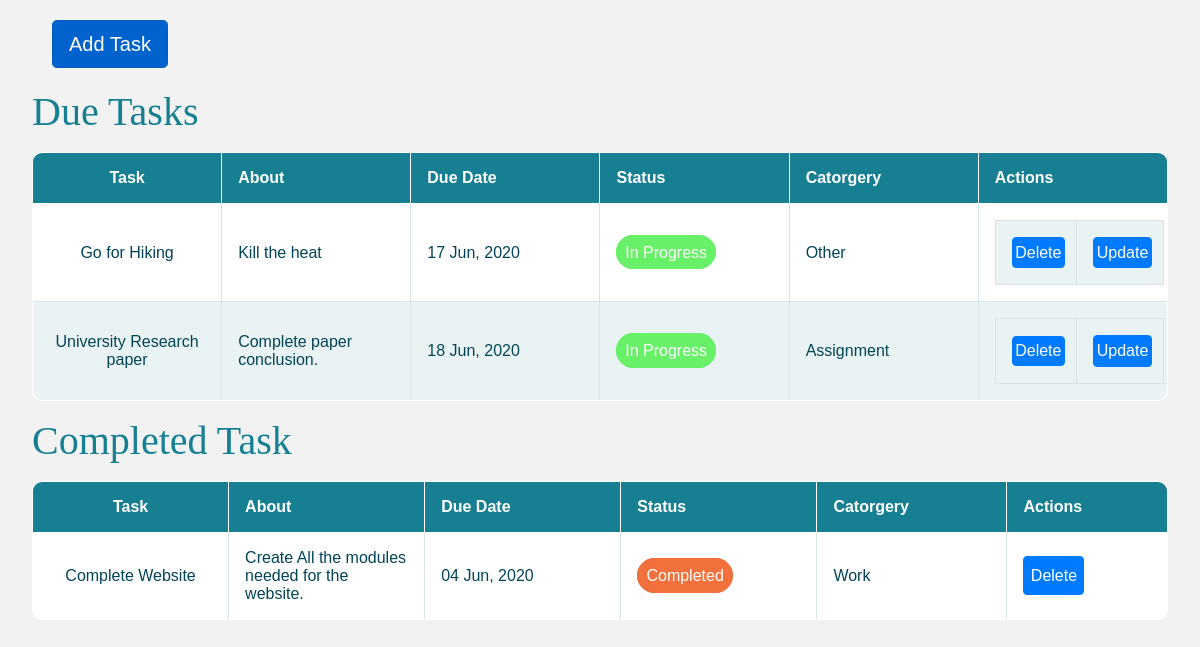
/home/, run on the app's committed database.
### tasks/models.py (models this page shows, shortened)
class TaskModel(models.Model):
    title = models.CharField(max_length=50, blank=False)
    description = models.TextField(max_length=100, blank=False)
    due_date = models.DateTimeField(blank=False)
    catorgery = [
        ('0','Other'),
        ('1','Shopping'),
        ('2','Work '),
        ('3','Personal'),
        ('4','Grocery'),
        ('5','Assignment')
    ]
    user_choice  = models.CharField(max_length=50,choices=catorgery,default='0',blank=False)
    def deadline_reached(self):
        utc=pytz.UTC
        return utc.localize(datetime.now()) < self.due_date

### tasks/views.py (the view)
# urls.py: path('home/', views.getTask,name="home"),
def getTask(request):
    data = TaskModel.objects.all()
    context = {
        'task_data':data
    }
    return render(request,'index.html',context)

### templates/index.html
{% extends 'base.html' %}
{% block content %}
    <a href="{% url 'add_task' %}" id="task_button" class="btn btn-primary btn-lg active" role="button" aria-pressed="true"> Add Task </a>
    <h1><span>Due Tasks</span></h1>
    <table class="task_table">
    <tr>
        <th>Task</th>
        <th>About</th>
        <th>Due Date</th>
        <th>Status</th>
        <th>Catorgery</th>
        <th>Actions</th>
    </tr>
    {% for data in task_data%}
        {% if data.deadline_reached == True %}
            <tr>
                <td>{{data.title}}</td>
                <td>{{data.description}}</td>
                <td>{{data.due_date|date:"d M, Y"}}</td>
                <td><span  style = "border: 1px #68f068 solid; color: white; background-color: #68f068; padding: 5%; border-radius: 50px;">In Progress</span></td>
                {% if data.user_choice == '0' %}
                    <td>Other</td>
                {% elif data.user_choice == '1' %}
                    <td>Shopping</td>
                {% elif data.user_choice == '2' %}
                    <td>Work</td>
                {% elif data.user_choice == '3' %}
                    <td>Personal</td>
                {% elif data.user_choice == '4' %}
                    <td>Grocery</td>
                {% elif data.user_choice == '5' %}
                    <td>Assignment</td>
                {% else %}
                    <td>None</td>
                {% endif %}
                    <td>
                        <table>
                            <tr>
                                <td>
                                    <a id = "btn_delete" class="btn btn-primary" href="{% url 'delete_task' data.id %}" role="button">Delete</a>
                                </td>
                                <td>
                                    <a id = "btn_update" class="btn btn-primary" href="{% url 'update_task' data.id %}" role="button">Update</a>
                                </td>
                            </tr>
                        </table>
                    </td>
            </tr>
        {% endif %}
    {% endfor %}
    </table>
    <h1><span>Completed Task</span></h1>
    <table class="task_table">
        <tr>
        <th>Task</th>
        <th>About</th>
        <th>Due Date</th>
        <th>Status</th>
        <th>Catorgery</th>
        <th>Actions</th>
        </tr>
        {% for data in task_data%}
            {% if data.deadline_reached == False %}
                <tr>
                <td>{{data.title}}</td>
                <td>{{data.description}}</td>
                <td>{{data.due_date |date:"d M, Y"}}</td>
                <td><span  style = "border: 1px #f1703c solid; color: white; background-color: #f1703c; padding: 5%; border-radius: 50px;">Completed</span></td>
                {% if data.user_choice == '0' %}
                    <td>Other</td>
                {% elif data.user_choice == '1' %}
                    <td>Shopping</td>
                {% elif data.user_choice == '2' %}
                    <td>Work</td>
                {% elif data.user_choice == '3' %}
                    <td>Personal</td>
                {% elif data.user_choice == '4' %}
                    <td>Grocery</td>
                {% elif data.user_choice == '5' %}
                    <td>Assignment</td>
                {% else %}
                    <td>None</td>
                {% endif %}
                    <td>
                        <a id = "btn_delete" class="btn btn-primary" href="{% url 'delete_task' data.id %}" role="button">Delete</a>
                    </td>
                </tr>
            {% endif %}
        {% endfor %}
    </table>
{% endblock content %}

### templates/base.html (shortened to what this page needs)
{% load static %}
<html lang="en">
    <head>
        <link rel="stylesheet" href="https://stackpath.bootstrapcdn.com/bootstrap/4.1.3/css/bootstrap.min.css">
        <link rel="stylesheet" href="{% static 'css/base.css' %}">
    </head>
    <body>
        {% block content%}
        {% endblock content%}
    </body>
</html>

### static/css/base.css (style rules this page uses)
#task_button { margin: 20px; }
#btn_delete,#btn_update { padding: 5%; margin: 0%; }
.task_table { margin: 1em 0; width: 100%; overflow: hidden; background: #FFF; color: #024457; border-radius: 10px; border: 1px solid #167F92; }
.task_table tr { border: 1px solid #D9E4E6; }
.task_table tr:nth-child(odd) { background-color: #EAF3F3; }
.task_table th { display: none; border: 1px solid #FFF; background-color: #167F92; color: #FFF; padding: 1em; }
.task_table th:first-child { display: table-cell; text-align: center; }
.task_table th:nth-child(2) { display: table-cell; }
.task_table th:nth-child(2):after { content: attr(data-th); }
@media (min-width: 480px) { .task_table th:nth-child(2):after { display: none; } }
.task_table td { display: block; word-wrap: break-word; max-width: 7em; }
.task_table td:first-child { display: table-cell; text-align: center; border-right: 1px solid #D9E4E6; }
@media (min-width: 480px) { .task_table td { border: 1px solid #D9E4E6; } }
.task_table th, .task_table td { text-align: left; margin: .5em 1em; }
@media (min-width: 480px) { .task_table th, .task_table td { display: table-cell; padding: 1em; } }
body { padding: 0 2em; font-family: Arial, sans-serif; color: #024457; background: #f2f2f2; }
h1 { font-family: Verdana; font-weight: normal; color: #024457; }
h1 span { color: #167F92; }

### data on the page
TaskModel: title "Go for Hiking", description "Kill the heat", due_date "17 Jun, 2020", user_choice "Other"
TaskModel: title "University Research paper", description "Complete paper conclusion.", due_date "18 Jun, 2020", user_choice "Assignment"
TaskModel: title "Complete Website", description "Create All the modules needed for the website.", due_date "04 Jun, 2020", user_choice "Work"
